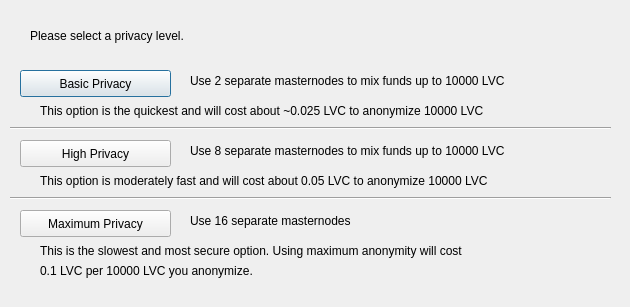
<?xml version="1.0" encoding="UTF-8"?>
<ui version="4.0">
 <class>ObfuscationConfig</class>
 <widget class="QDialog" name="ObfuscationConfig">
  <property name="geometry">
   <rect>
    <x>0</x>
    <y>0</y>
    <width>630</width>
    <height>307</height>
   </rect>
  </property>
  <property name="windowTitle">
   <string>Configure Obfuscation</string>
  </property>
  <widget class="QPushButton" name="buttonBasic">
   <property name="geometry">
    <rect>
     <x>20</x>
     <y>70</y>
     <width>151</width>
     <height>27</height>
    </rect>
   </property>
   <property name="text">
    <string>Basic Privacy</string>
   </property>
  </widget>
  <widget class="QPushButton" name="buttonHigh">
   <property name="geometry">
    <rect>
     <x>20</x>
     <y>140</y>
     <width>151</width>
     <height>27</height>
    </rect>
   </property>
   <property name="text">
    <string>High Privacy</string>
   </property>
  </widget>
  <widget class="QPushButton" name="buttonMax">
   <property name="geometry">
    <rect>
     <x>20</x>
     <y>210</y>
     <width>151</width>
     <height>27</height>
    </rect>
   </property>
   <property name="text">
    <string>Maximum Privacy</string>
   </property>
  </widget>
  <widget class="QLabel" name="label">
   <property name="geometry">
    <rect>
     <x>30</x>
     <y>20</y>
     <width>571</width>
     <height>31</height>
    </rect>
   </property>
   <property name="text">
    <string>Please select a privacy level.</string>
   </property>
  </widget>
  <widget class="QLabel" name="label_2">
   <property name="geometry">
    <rect>
     <x>190</x>
     <y>70</y>
     <width>421</width>
     <height>21</height>
    </rect>
   </property>
   <property name="text">
    <string>Use 2 separate masternodes to mix funds up to 10000 LVC</string>
   </property>
  </widget>
  <widget class="QLabel" name="label_3">
   <property name="geometry">
    <rect>
     <x>190</x>
     <y>140</y>
     <width>411</width>
     <height>21</height>
    </rect>
   </property>
   <property name="text">
    <string>Use 8 separate masternodes to mix funds up to 10000 LVC</string>
   </property>
  </widget>
  <widget class="QLabel" name="label_4">
   <property name="geometry">
    <rect>
     <x>190</x>
     <y>210</y>
     <width>421</width>
     <height>21</height>
    </rect>
   </property>
   <property name="text">
    <string>Use 16 separate masternodes</string>
   </property>
  </widget>
  <widget class="QLabel" name="label_6">
   <property name="geometry">
    <rect>
     <x>40</x>
     <y>100</y>
     <width>561</width>
     <height>21</height>
    </rect>
   </property>
   <property name="text">
    <string>This option is the quickest and will cost about ~0.025 LVC to anonymize 10000 LVC</string>
   </property>
  </widget>
  <widget class="QLabel" name="label_7">
   <property name="geometry">
    <rect>
     <x>40</x>
     <y>170</y>
     <width>561</width>
     <height>21</height>
    </rect>
   </property>
   <property name="text">
    <string>This option is moderately fast and will cost about 0.05 LVC to anonymize 10000 LVC</string>
   </property>
  </widget>
  <widget class="QLabel" name="label_8">
   <property name="geometry">
    <rect>
     <x>40</x>
     <y>240</y>
     <width>561</width>
     <height>21</height>
    </rect>
   </property>
   <property name="text">
    <string>This is the slowest and most secure option. Using maximum anonymity will cost</string>
   </property>
  </widget>
  <widget class="QLabel" name="label_9">
   <property name="geometry">
    <rect>
     <x>40</x>
     <y>260</y>
     <width>561</width>
     <height>21</height>
    </rect>
   </property>
   <property name="text">
    <string>0.1 LVC per 10000 LVC you anonymize.</string>
   </property>
  </widget>
  <widget class="Line" name="line">
   <property name="geometry">
    <rect>
     <x>10</x>
     <y>120</y>
     <width>601</width>
     <height>16</height>
    </rect>
   </property>
   <property name="orientation">
    <enum>Qt::Horizontal</enum>
   </property>
  </widget>
  <widget class="Line" name="line_2">
   <property name="geometry">
    <rect>
     <x>10</x>
     <y>190</y>
     <width>601</width>
     <height>16</height>
    </rect>
   </property>
   <property name="orientation">
    <enum>Qt::Horizontal</enum>
   </property>
  </widget>
 </widget>
 <resources/>
 <connections/>
</ui>
